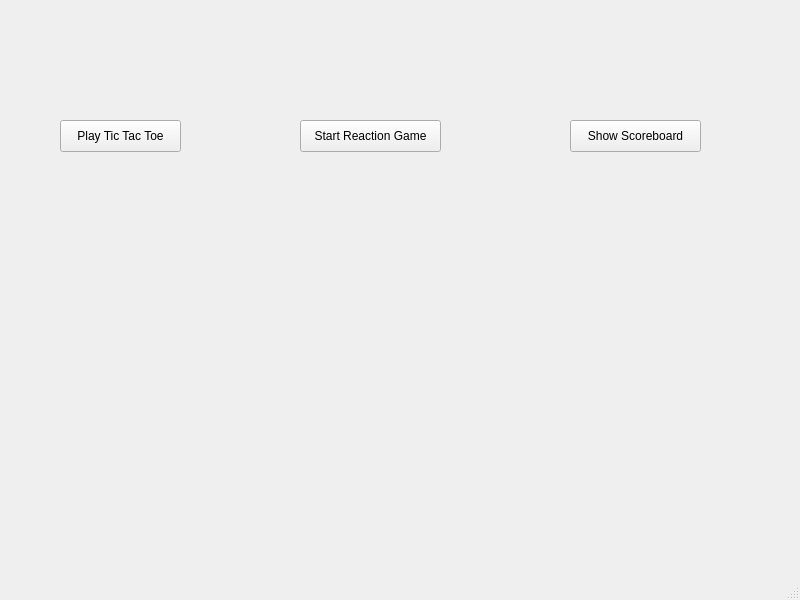
<?xml version="1.0" encoding="UTF-8"?>
<ui version="4.0">
 <class>MainWindow</class>
 <widget class="QMainWindow" name="MainWindow">
  <property name="geometry">
   <rect>
    <x>0</x>
    <y>0</y>
    <width>800</width>
    <height>600</height>
   </rect>
  </property>
  <property name="windowTitle">
   <string>MainWindow</string>
  </property>
  <widget class="QWidget" name="centralwidget">
   <widget class="QPushButton" name="ticTacToeButton">
    <property name="geometry">
     <rect>
      <x>60</x>
      <y>120</y>
      <width>121</width>
      <height>32</height>
     </rect>
    </property>
    <property name="text">
     <string>Play Tic Tac Toe</string>
    </property>
   </widget>
   <widget class="QPushButton" name="reactionGameButton">
    <property name="geometry">
     <rect>
      <x>300</x>
      <y>120</y>
      <width>141</width>
      <height>32</height>
     </rect>
    </property>
    <property name="text">
     <string>Start Reaction Game</string>
    </property>
   </widget>
   <widget class="QPushButton" name="scoreboardButton">
    <property name="geometry">
     <rect>
      <x>570</x>
      <y>120</y>
      <width>131</width>
      <height>32</height>
     </rect>
    </property>
    <property name="text">
     <string>Show Scoreboard</string>
    </property>
   </widget>
  </widget>
  <widget class="QMenuBar" name="menubar">
   <property name="geometry">
    <rect>
     <x>0</x>
     <y>0</y>
     <width>800</width>
     <height>33</height>
    </rect>
   </property>
  </widget>
  <widget class="QStatusBar" name="statusbar"/>
 </widget>
 <resources/>
 <connections/>
</ui>
